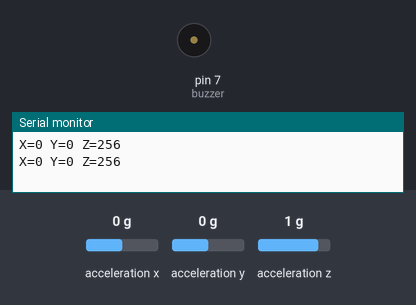
Simulated run of this sketch. Board: Arduino Uno, built with avr-gcc and run on an emulated ATmega328P. On the bench: buzzer (waves = sounding, pin HIGH), the last lines printed to the serial monitor. Wiring (inferred from the names in the program): ADXL345 accelerometer at I2C address 0x53. Inputs (shaded band) come from the test bench; at power-on: acceleration y 0 g, acceleration x 0 g, acceleration z 1 g.

Above: at 1.8 s.
1.9 s: acceleration y set to -0.2 g
4.2 s: acceleration y set to -0.5 g
At 7.5 s:
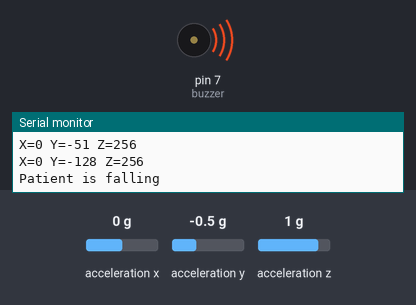
Timing chart, 0 to 13.5 s (numbered marks = the images above; inputs shaded):
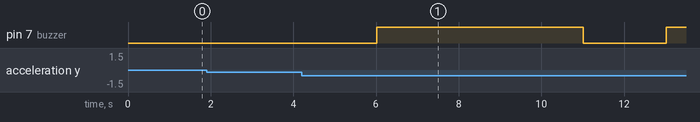

Measured:
- the behaviour switches between -0.3 and -0.4 g on acceleration y (found by bisection; images 0 and 1)
- after the input at 4.2 s, pin 7 (buzzer): LOW → HIGH after 1.8 s, → LOW 5.0 s later, → HIGH 2.0 s later

The sketch:

ADXL345.ino
```cpp
 #include<Wire.h>

int ADXL345=0x53;
int c;
int X_out,Y_out,Z_out;
const int buzzer=7;

//const int tempPin = A3;


void setup(){
  Serial.begin(9600);
  Wire.begin();

  Wire.beginTransmission(ADXL345);
  Wire.write(0x2D);

  Wire.write(8);
  Wire.endTransmission();
  delay(10);

  pinMode(buzzer, OUTPUT);
}

void loop(){
  Wire.beginTransmission(ADXL345);
  Wire.write(0x32);
  Wire.endTransmission(false);
  Wire.requestFrom(ADXL345,6,true);

  X_out=(Wire.read() | Wire.read()<<8);
  Y_out=(Wire.read() | Wire.read()<<8);
  Z_out=(Wire.read() | Wire.read()<<8);

//  int tempReading = analogRead(tempPin);
//  float voltage = tempReading * (5.0 / 1023.0);
//  float temperature = voltage * 100;
//  Serial.println(temperature);
//  delay(2000);

  Serial.print("X=");
  Serial.print(X_out);
  Serial.print(" Y=");
  Serial.print(Y_out);
  Serial.print(" Z=");
  Serial.println(Z_out);
  delay(1000);

  if(X_out<-80 || X_out>80 , Y_out< -80 || Y_out>120){
    Serial.println("Patient is falling");
    digitalWrite(buzzer, HIGH);
  delay(5000);
  digitalWrite(buzzer, LOW);
  delay(1000);
  }
}
```
